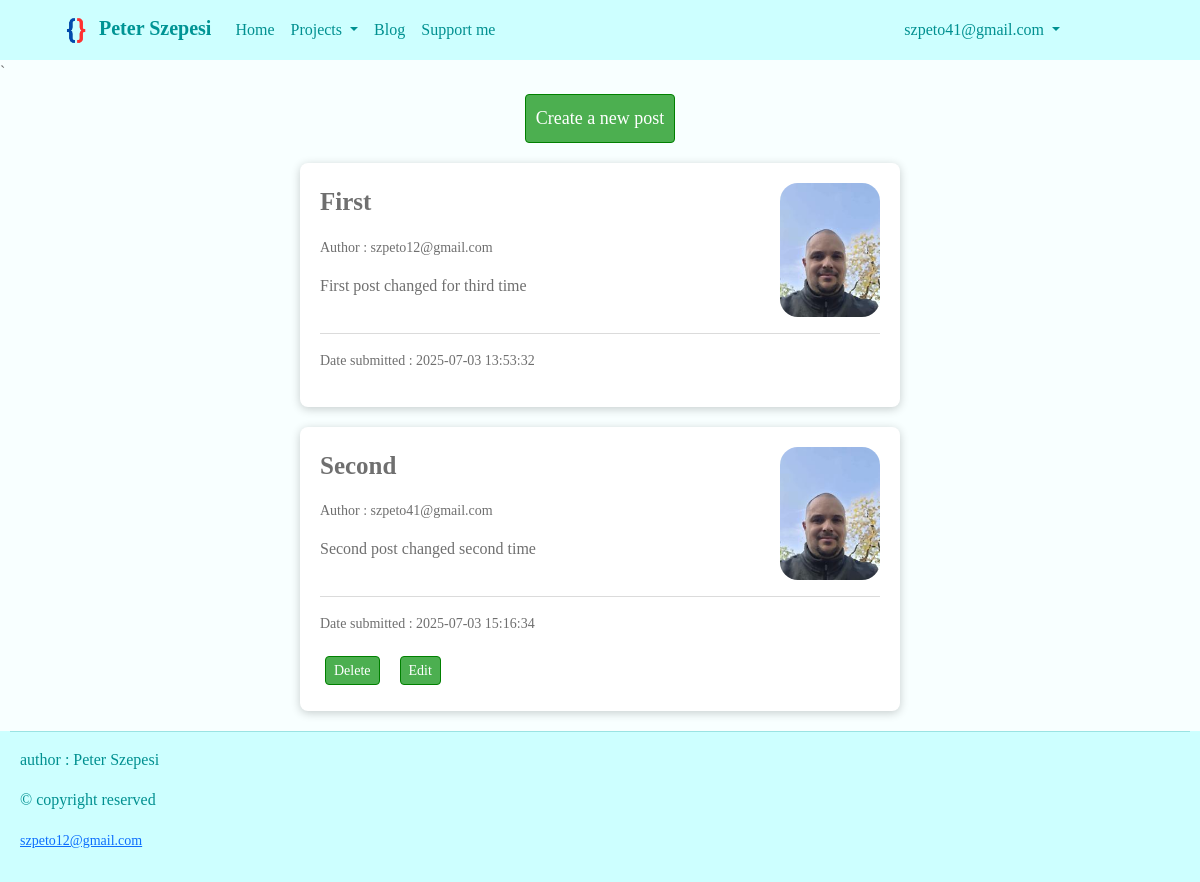
Page /blog (signed in) on the earlier database version.
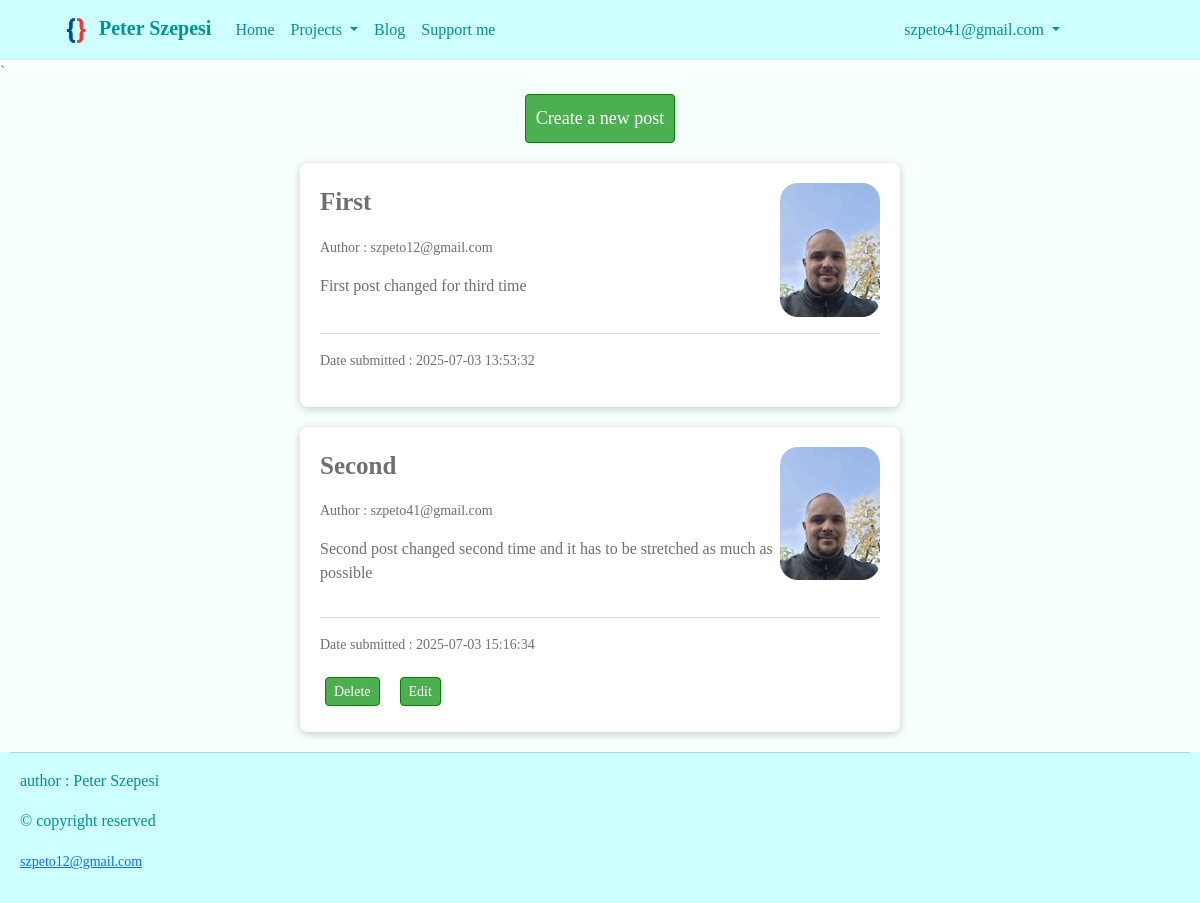
Same page on the later database version.
### db_models.py (models this page shows, shortened)
class User(db.Model, UserMixin):
    id = db.Column(db.Integer, primary_key=True, autoincrement=True)
    email_username = db.Column(db.String(50), nullable=False, unique=True)
    password = db.Column(db.String(60), nullable=False)
    image_file = db.Column(db.String(20), nullable=False, default="Default - user.jpg")
    posts = db.relationship("Post", backref="user", lazy=True)

class Post(db.Model):
    id = db.Column(db.Integer, primary_key=True, autoincrement=True)
    date_posted = db.Column(db.String(22), nullable=False,
                            default=datetime.datetime.now().strftime("%Y-%m-%d %H:%M:%S"))
    content = db.Column(db.Text, nullable=False)
    title = db.Column(db.String(100), nullable=False)
    user_id = db.Column(db.Integer, db.ForeignKey("user.id"), nullable=False)

### routes.py (the view)
@app.route("/blog", methods=["GET", "POST"])
def blog():
    posts = Post.query.all()
    return render_template("blog.html", title="Blog", posts=posts,
                           current_user=current_user)

### db_models.py (called while the page is built)
@login_manager.user_loader
def load_user(user_id):
    return db.session.get(User, int(user_id))

### templates/blog.html (shortened to what this page needs)
{% extends "base.html" %}
{% block body %}
    {% if current_user.is_authenticated %}
        <div class="base-container-centered-content">
            <a class="create-post-button" href="{{ url_for('insert_post') }}">Create a new post</a>
        </div>
    {% else %}
        <div class="base-container-centered-content">
            <p>Please log in to create a new post</p>
        </div>
    {% endif %}
    {% if posts %}
        {% for post in posts %}
            <div class="blog-container">
                <div class="base-h-box-blog">
                    <div class="base-v-box-blog">
                        <p style="font-weight: bold; font-size: 25px;">{{ post.title }}</p>
                        <p style="font-size: 14px;">Author : {{ post.user.email_username }}</p>
                        <p style="font-weight: 300;">{{ post.content }}</p>
                    </div>
                    <div class="base-v-box-blog-image">
                        <img src="{{ url_for('static', filename='Images/profile_images/' ~ current_user.image_file) }}"
                        width="100" style="border-radius: 18px;">
                    </div>
                </div>
                <hr>
                <p style="font-weight: 200; font-size: 14px;">Date submitted : {{ post.date_posted }}</p>
                {% if current_user.id == 1 %}
                    <div class="delete-edit-container">
                        <form method="POST" action="{{ url_for('delete_post', post_id=post.id) }}">
                            <input type="hidden" name="csrf_token" value="{{ csrf_token() }}">
                            <button type="submit" class="delete-update-post-button">Delete</button>
                        </form>
                        <a href="{{ url_for('edit_post', post_id=post.id) }}"
                           class="delete-update-post-button">Edit</a>
                    </div>
                {% elif current_user == post.user %}
                    <div class="delete-edit-container">
                        <form method="POST" action="{{ url_for('delete_post', post_id=post.id) }}">
                            <button type="submit" class="delete-update-post-button">Delete</button>
                        </form>
                        <form method="POST" action="{{ url_for('edit_post', post_id=post.id) }}">
                            <button type="submit" class="delete-update-post-button">Edit</button>
                        </form>
                    </div>
                {% endif %}
            </div>
        {% endfor %}
    {% else %}
        <div class="blog-container">
            <p>There are no posts to show</p>
        </div>
    {% endif %}
{% endblock %}

### templates/base.html (shortened to what this page needs)
<!DOCTYPE html>
<html lang="en">
<head>
    <link href="https://cdn.jsdelivr.net/npm/bootstrap@5.3.6/dist/css/bootstrap.min.css"
          rel="stylesheet"
>
    <link rel="stylesheet" href="{{url_for('static', filename = 'Styles/styles.css')}}">
</head>
<body>
  <header>
    <nav class="navbar navbar-expand-lg bg-body-tertiary" data-bs-theme="light">
      <div class="container-fluid">
        <a class="navbar-brand" href="/"><img src="{{ url_for('static', filename='Images/Logo - no background.png') }}"
        width="34">
          Peter Szepesi
        </a>
        <div class="collapse navbar-collapse" id="navbarSupportedContent">
          <ul class="navbar-nav me-auto mb-2 mb-lg-0">
            <li class="nav-item">
              <a class="nav-link active" aria-current="page" href="/">Home</a>
            </li>
            <li class="nav-item dropdown">
              <a class="nav-link dropdown-toggle" href="#" role="button" data-bs-toggle="dropdown" aria-expanded="false">
                Projects
              </a>
            </li>
            <li class="nav-item">
              <a class="nav-link" href="{{ url_for('blog') }}">Blog</a>
            </li>
            <li class="nav-item">
              <a class="nav-link" href="https://www.paypal.me/szpeto" target="_blank">Support me</a>
            </li>
          </ul>
          {% if current_user.is_authenticated %}
            <ul class="navbar-nav ms-auto mb-2 mb-lg-0">
              <li class="nav-item dropdown">
                <a class="nav-link dropdown-toggle" href="#" role="button" data-bs-toggle="dropdown" aria-expanded="false">
                  {{ current_user.email_username }}
                </a>
              </li>
            </ul>
          {% endif %}
        </div>
      </div>
    </nav>
  </header>
  {% with messages = get_flashed_messages(with_categories=True) %}
  `
  {% endwith %}
  {% block body %}{% endblock %}
  <footer>
    <hr>
    <div class="footer-container">
      <p>author : Peter Szepesi</p>
      <p>&copy; copyright reserved</p>
      <small><a href="mailto:szpeto12@gmail.com">szpeto12@gmail.com</a></small>
    </div>
  </footer>
</body>
</html>

### static/Styles/styles.css (style rules this page uses)
body { background-color: rgb(248, 255, 255); font-family: Bahnschrift; color: rgb(111, 111, 111); }
.navbar { background: rgb(205, 255, 255) !important; color: rgb(33, 37, 41) !important; padding: 8px 10% 8px 4% !important; }
.navbar .nav-link { color: rgb(0, 144, 144) !important; }
.navbar-brand { color: rgb(0, 148, 148) !important; font-weight: 600; }
footer { text-align: left; font-family: Bahnschrift; font-weight: 200; color: rgb(0, 144, 144); background: rgb(205, 255, 255) !important; padding: 0px 10px 20px 10px; }
.base-h-box-blog { display: flex; flex-direction: row; width: 100%; }
.base-v-box-blog { display: flex; flex-direction: column; }
.base-v-box-blog-image { display: flex; flex-direction: column; margin: 0px 0px 0px auto; }
.base-container-centered-content { display: flex; flex-direction: column; margin: 10px auto; font-family: Bahnschrift; color: rgb(0, 111, 111); font-size: 18px; padding: 10px auto; align-items: center; justify-content: center; }
.footer-container { margin: 4px 10px 10px 10px; }
.blog-container { display: flex; flex-direction: column; min-width: 150px; max-width: 600px; margin: 20px auto; padding: 20px; border-radius: 8px; background-color: white; color: rgb(111, 111, 111); box-shadow: 0px 2px 10px rgba(0,0,0,0.2); font-family: Bahnschrift; }
.delete-edit-container { display: flex; flex-direction: row; margin: 5px; font-family: Bahnschrift; color: rgb(0, 111, 111); font-size: 18px; }
button { padding: 5px 10px; background-color: rgb(76, 175, 80); border: 1px solid green; color: white; text-decoration: none; border-radius: 4px; cursor: pointer; margin: 40px 10px 10px 10px; }
.create-post-button { font-size: 18px; padding: 10px; background-color: rgb(76, 175, 80); border: 1px solid green; color: white; text-decoration: none; border-radius: 4px; cursor: pointer; }
.delete-update-post-button { display: inline; font-size: 14px; font-weight: 200; margin: 1px 20px 1px 0px; padding: 3px 8px; }
.delete-update-post-button { background-color: rgb(76, 175, 80); border: 1px solid green; color: white; text-decoration: none; border-radius: 4px; cursor: pointer; display: inline; font-size: 14px; font-weight: 200; margin: 1px 20px 1px 0px; padding: 3px 8px; }

Differences in the rows shown:
changed Post "Second": content "Second post changed second time" → "Second post changed second time and it has to be stretched as much as possible"
